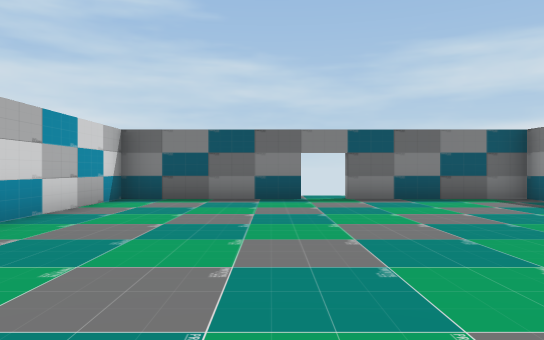
[1] (above)

15 first-person views from a walk through a 3-D level made in the Unity game engine. The camera is 1.5 m above the floor, looks level and sees 70° across. The floor is counted in squares, 2.4 m on a side. Each view is taken from the middle of a square. On the plan, view 1 faces up. The plan holds only what a view shows up to about 11 squares ahead; the rest is blank. The player is left out.

[2]
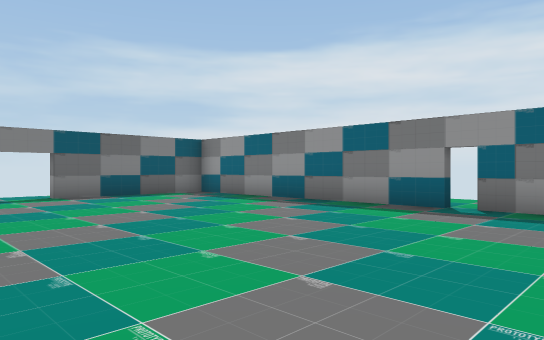

[3]
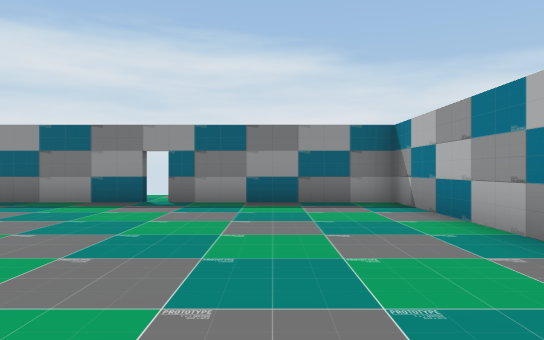

[4]
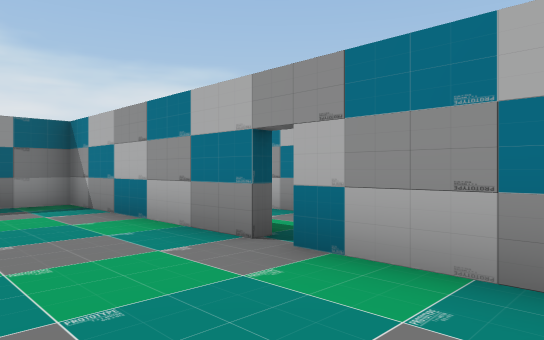

[5]
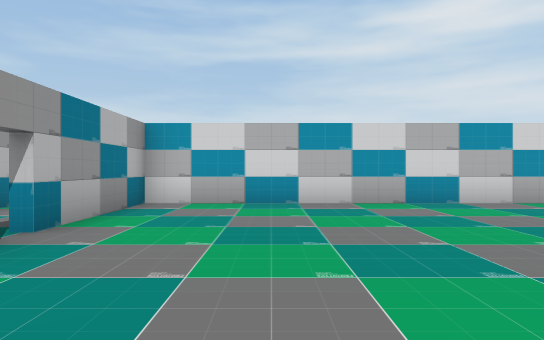

[6]
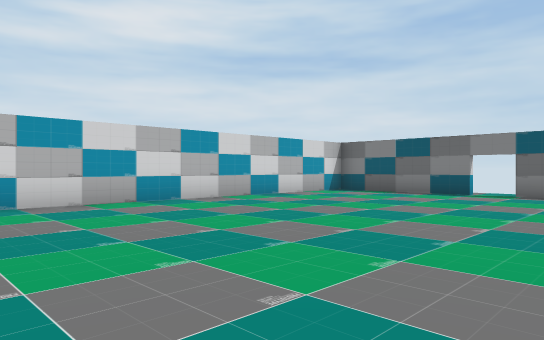

[7]
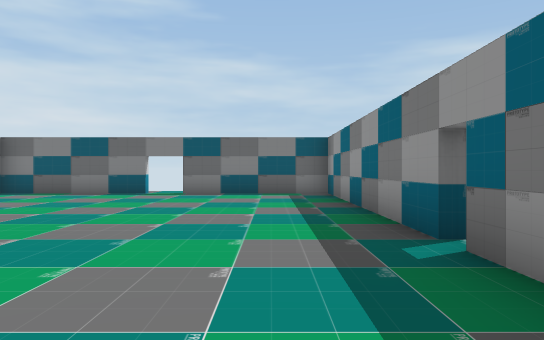

[8]
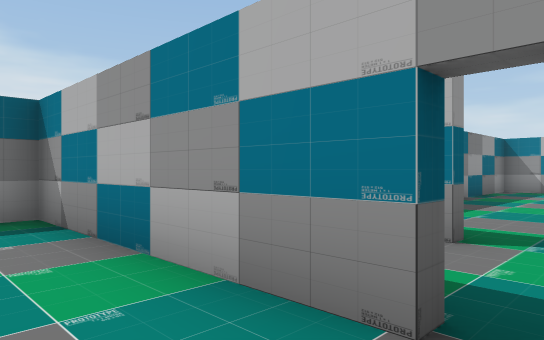

[9]
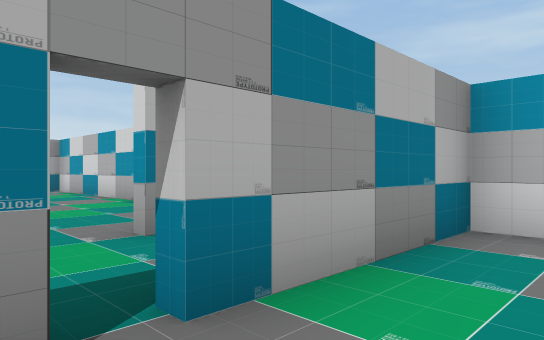

[10]
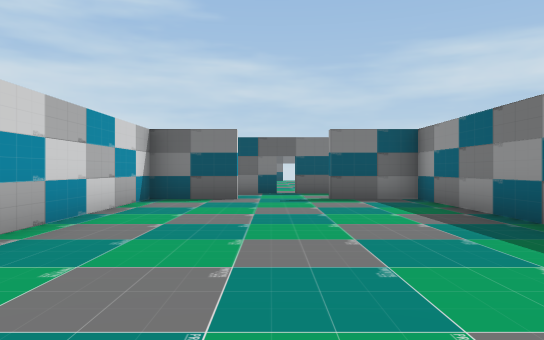

[11]
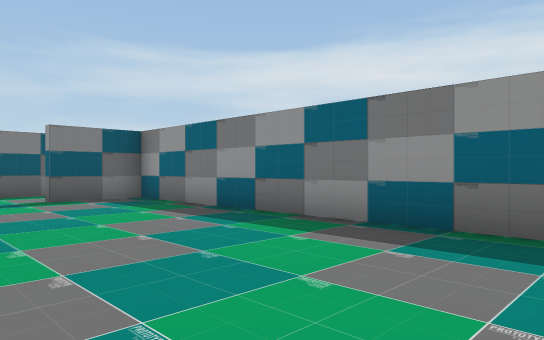

[12]
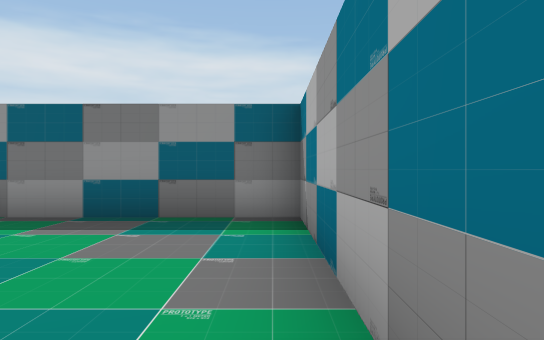

[13]
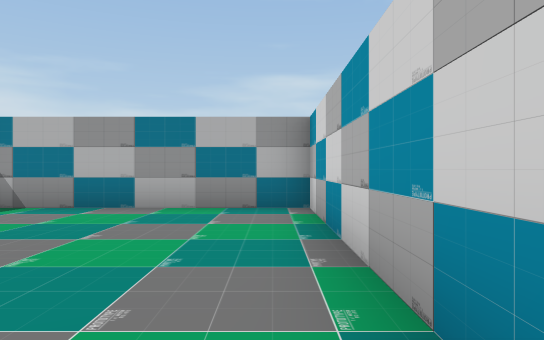

[14]
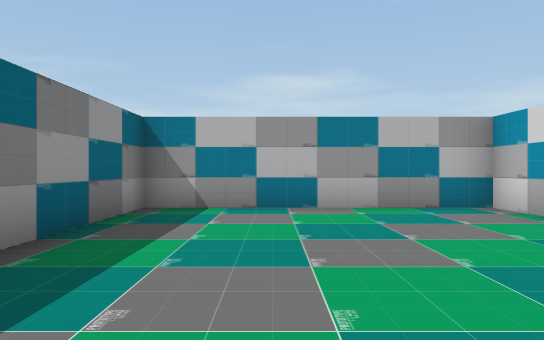

[15]
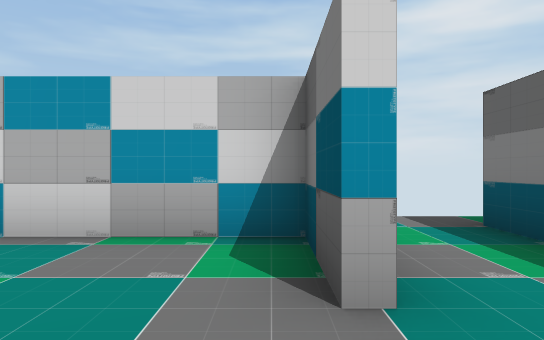

### Floor plan
Ten units are one square. View 1 is at (0, 0); x grows to the right and y downward. Boxes are objects, and circles mark ways between rooms. Rooms are numbered by the first view taken in them; rooms with no view inside come last. Other rooms are left out.
<svg viewBox="-45 -89 110 238">
<path fill="none" stroke="#000" d="M55 -15 55 -84 16 -84M6 34 55 34 55 -10M6 -84 -32 -84 -32 34 1 34M-8 57 -26 57 -26 144 31 144 31 57 12 57M-26 54 -8 54M1 36 -34 36M18 36 6 36M11 54 25 54"/>
<circle cx="5" cy="60" r="3" fill="#2a7"/>
<text x="10" y="-20">1</text>
<text x="0" y="100">2</text>
<text x="-40" y="20">3</text>
</svg>
Room 2 opens to room 3.

Where each view was taken, in squares from view 1:
view 1: 0 up, 0 right, facing up
view 2: 1 down, 1 left, facing up-right
view 3: 1 down, 2 left, facing right
view 4: 1 down, 2 left, facing down-right
view 5: 1 down, 4 right, facing left
view 6: 2 down, 4 right, facing up-left
view 7: 2 down, 4 right, facing up
view 8: 2 down, 0 right, facing down-right
view 9: 2 down, 1 right, facing down-left
view 10: 14 down, 0 right, facing up
view 11: 14 down, 1 left, facing up-right
view 12: 14 down, 2 left, facing right
view 13: 8 down, 2 left, facing down
view 14: 8 down, 1 right, facing down
view 15: 6 down, 1 right, facing left
